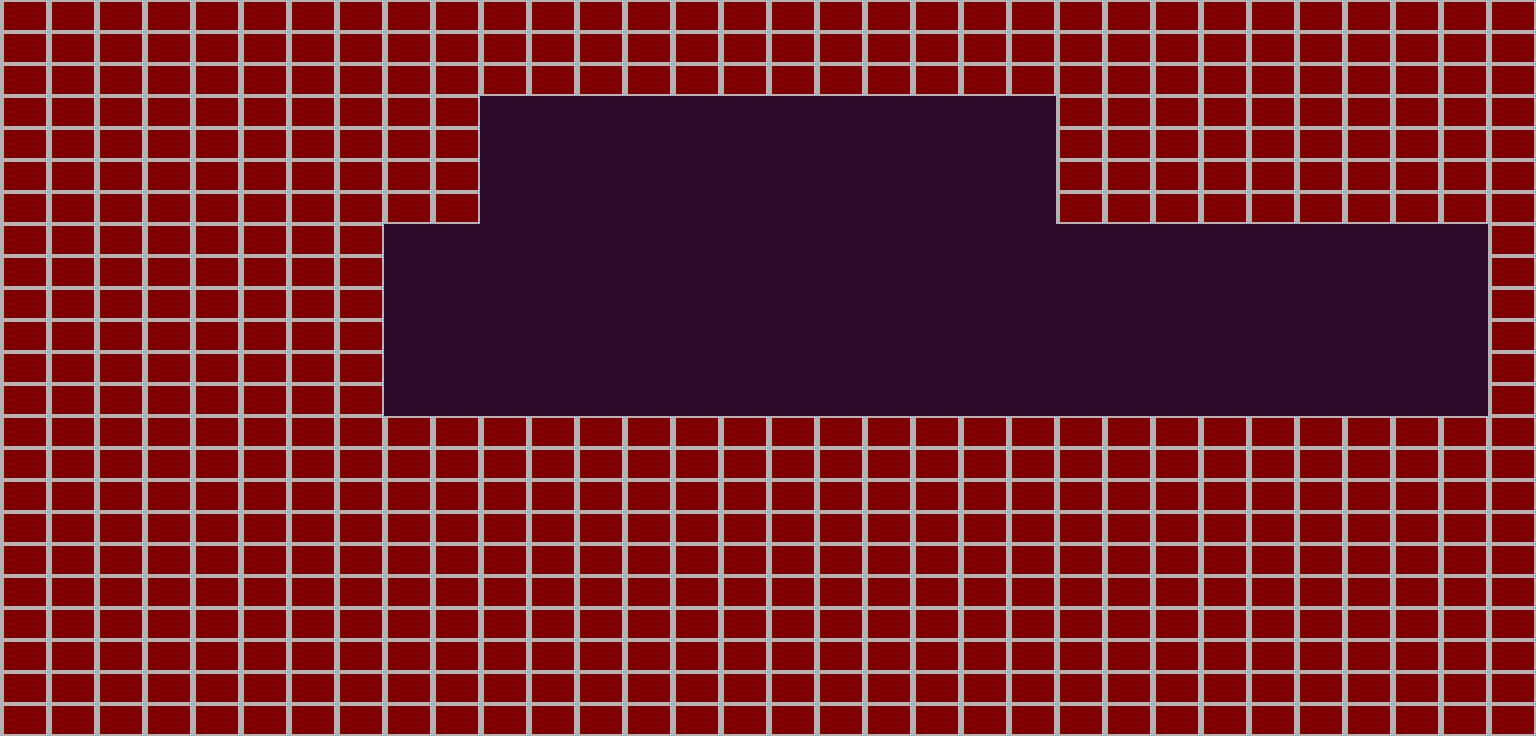

A level layout from a 2D game, rendered from its tile map. Below: a short description, then the map file with its tile-grid data intact:
An orthogonal 32x23 tile map with 48x32 px tiles, 3 tile layers (background, ladders, platforms) and 8 objects (4x CheckPoint, 2x Tree, LevelStartCamera, Tutorial).

<map version="1.0" orientation="orthogonal" width="32" height="23" tilewidth="48" tileheight="32" backgroundcolor="#2e0b2b">
 <properties>
  <property name="LevelType" value="NoMachine" />
  <property name="Lighting" value="Dusk" />
  <property name="Title" value="Mission Briefing" />
 </properties>
 <tileset firstgid="1" name="level_tiles" tilewidth="48" tileheight="32">
  <image source="level_tiles_2.png" width="192" height="128" />
 </tileset>
 <layer name="background" width="32" height="23">
  <data encoding="csv">
0,0,0,0,0,0,0,0,0,0,0,0,0,0,0,0,0,0,0,0,0,0,0,0,0,0,0,0,0,0,0,0,
0,0,0,0,0,0,0,0,0,0,0,0,0,0,0,0,0,0,0,0,0,0,0,0,0,0,0,0,0,0,0,0,
0,0,0,0,0,0,0,0,0,0,0,0,0,0,0,0,0,0,0,0,0,0,0,0,0,0,0,0,0,0,0,0,
0,0,0,0,0,0,0,0,0,0,0,0,0,0,0,0,0,0,0,0,0,0,0,0,0,0,0,0,0,0,0,0,
0,0,0,0,0,0,0,0,0,0,0,0,0,0,0,0,0,0,0,0,0,0,0,0,0,0,0,0,0,0,0,0,
0,0,0,0,0,0,0,0,0,0,0,0,0,0,0,0,0,0,0,0,0,0,0,0,0,0,0,0,0,0,0,0,
0,0,0,0,0,0,0,0,0,0,0,0,0,0,0,0,0,0,0,0,0,0,0,0,0,0,0,0,0,0,0,0,
0,0,0,0,0,0,0,0,0,0,0,0,0,0,0,0,0,0,0,0,0,0,0,0,0,0,0,0,0,0,0,0,
0,0,0,0,0,0,0,0,0,0,0,0,0,0,0,0,0,0,0,0,0,0,0,0,0,0,0,0,0,0,0,0,
0,0,0,0,0,0,0,0,0,0,0,0,0,0,0,0,0,0,0,0,0,0,0,0,0,0,0,0,0,0,0,0,
0,0,0,0,0,0,0,0,0,0,0,0,0,0,0,0,0,0,0,0,0,0,0,0,0,0,0,0,0,0,0,0,
0,0,0,0,0,0,0,0,0,0,0,0,0,0,0,0,0,0,0,0,0,0,0,0,0,0,0,0,0,0,0,0,
0,0,0,0,0,0,0,0,0,0,0,0,0,0,0,0,0,0,0,0,0,0,0,0,0,0,0,0,0,0,0,0,
0,0,0,0,0,0,0,0,0,0,0,0,0,0,0,0,0,0,0,0,0,0,0,0,0,0,0,0,0,0,0,0,
0,0,0,0,0,0,0,0,0,0,0,0,0,0,0,0,0,0,0,0,0,0,0,0,0,0,0,0,0,0,0,0,
0,0,0,0,0,0,0,0,0,0,0,0,0,0,0,0,0,0,0,0,0,0,0,0,0,0,0,0,0,0,0,0,
0,0,0,0,0,0,0,0,0,0,0,0,0,0,0,0,0,0,0,0,0,0,0,0,0,0,0,0,0,0,0,0,
0,0,0,0,0,0,0,0,0,0,0,0,0,0,0,0,0,0,0,0,0,0,0,0,0,0,0,0,0,0,0,0,
0,0,0,0,0,0,0,0,0,0,0,0,0,0,0,0,0,0,0,0,0,0,0,0,0,0,0,0,0,0,0,0,
0,0,0,0,0,0,0,0,0,0,0,0,0,0,0,0,0,0,0,0,0,0,0,0,0,0,0,0,0,0,0,0,
0,0,0,0,0,0,0,0,0,0,0,0,0,0,0,0,0,0,0,0,0,0,0,0,0,0,0,0,0,0,0,0,
0,0,0,0,0,0,0,0,0,0,0,0,0,0,0,0,0,0,0,0,0,0,0,0,0,0,0,0,0,0,0,0,
0,0,0,0,0,0,0,0,0,0,0,0,0,0,0,0,0,0,0,0,0,0,0,0,0,0,0,0,0,0,0,0
</data>
 </layer>
 <layer name="ladders" width="32" height="23">
  <data encoding="csv">
0,0,0,0,0,0,0,0,0,0,0,0,0,0,0,0,0,0,0,0,0,0,0,0,0,0,0,0,0,0,0,0,
0,0,0,0,0,0,0,0,0,0,0,0,0,0,0,0,0,0,0,0,0,0,0,0,0,0,0,0,0,0,0,0,
0,0,0,0,0,0,0,0,0,0,0,0,0,0,0,0,0,0,0,0,0,0,0,0,0,0,0,0,0,0,0,0,
0,0,0,0,0,0,0,0,0,0,0,0,0,0,0,0,0,0,0,0,0,0,0,0,0,0,0,0,0,0,0,0,
0,0,0,0,0,0,0,0,0,0,0,0,0,0,0,0,0,0,0,0,0,0,0,0,0,0,0,0,0,0,0,0,
0,0,0,0,0,0,0,0,0,0,0,0,0,0,0,0,0,0,0,0,0,0,0,0,0,0,0,0,0,0,0,0,
0,0,0,0,0,0,0,0,0,0,0,0,0,0,0,0,0,0,0,0,0,0,0,0,0,0,0,0,0,0,0,0,
0,0,0,0,0,0,0,0,0,0,0,0,0,0,0,0,0,0,0,0,0,0,0,0,0,0,0,0,0,0,0,0,
0,0,0,0,0,0,0,0,0,0,0,0,0,0,0,0,0,0,0,0,0,0,0,0,0,0,0,0,0,0,0,0,
0,0,0,0,0,0,0,0,0,0,0,0,0,0,0,0,0,0,0,0,0,0,0,0,0,0,0,0,0,0,0,0,
0,0,0,0,0,0,0,0,0,0,0,0,0,0,0,0,0,0,0,0,0,0,0,0,0,0,0,0,0,0,0,0,
0,0,0,0,0,0,0,0,0,0,0,0,0,0,0,0,0,0,0,0,0,0,0,0,0,0,0,0,0,0,0,0,
0,0,0,0,0,0,0,0,0,0,0,0,0,0,0,0,0,0,0,0,0,0,0,0,0,0,0,0,0,0,0,0,
0,0,0,0,0,0,0,0,0,0,0,0,0,0,0,0,0,0,0,0,0,0,0,0,0,0,0,0,0,0,0,0,
0,0,0,0,0,0,0,0,0,0,0,0,0,0,0,0,0,0,0,0,0,0,0,0,0,0,0,0,0,0,0,0,
0,0,0,0,0,0,0,0,0,0,0,0,0,0,0,0,0,0,0,0,0,0,0,0,0,0,0,0,0,0,0,0,
0,0,0,0,0,0,0,0,0,0,0,0,0,0,0,0,0,0,0,0,0,0,0,0,0,0,0,0,0,0,0,0,
0,0,0,0,0,0,0,0,0,0,0,0,0,0,0,0,0,0,0,0,0,0,0,0,0,0,0,0,0,0,0,0,
0,0,0,0,0,0,0,0,0,0,0,0,0,0,0,0,0,0,0,0,0,0,0,0,0,0,0,0,0,0,0,0,
0,0,0,0,0,0,0,0,0,0,0,0,0,0,0,0,0,0,0,0,0,0,0,0,0,0,0,0,0,0,0,0,
0,0,0,0,0,0,0,0,0,0,0,0,0,0,0,0,0,0,0,0,0,0,0,0,0,0,0,0,0,0,0,0,
0,0,0,0,0,0,0,0,0,0,0,0,0,0,0,0,0,0,0,0,0,0,0,0,0,0,0,0,0,0,0,0,
0,0,0,0,0,0,0,0,0,0,0,0,0,0,0,0,0,0,0,0,0,0,0,0,0,0,0,0,0,0,0,0
</data>
 </layer>
 <layer name="platforms" width="32" height="23">
  <data encoding="csv">
1,1,1,1,1,1,1,1,1,1,1,1,1,1,1,1,1,1,1,1,1,1,1,1,1,1,1,1,1,1,1,1,
1,1,1,1,1,1,1,1,1,1,1,1,1,1,1,1,1,1,1,1,1,1,1,1,1,1,1,1,1,1,1,1,
1,1,1,1,1,1,1,1,1,1,1,1,1,1,1,1,1,1,1,1,1,1,1,1,1,1,1,1,1,1,1,1,
1,1,1,1,1,1,1,1,1,1,0,0,0,0,0,0,0,0,0,0,0,0,1,1,1,1,1,1,1,1,1,1,
1,1,1,1,1,1,1,1,1,1,0,0,0,0,0,0,0,0,0,0,0,0,1,1,1,1,1,1,1,1,1,1,
1,1,1,1,1,1,1,1,1,1,0,0,0,0,0,0,0,0,0,0,0,0,1,1,1,1,1,1,1,1,1,1,
1,1,1,1,1,1,1,1,1,1,0,0,0,0,0,0,0,0,0,0,0,0,1,1,1,1,1,1,1,1,1,1,
1,1,1,1,1,1,1,1,0,0,0,0,0,0,0,0,0,0,0,0,0,0,0,0,0,0,0,0,0,0,0,1,
1,1,1,1,1,1,1,1,0,0,0,0,0,0,0,0,0,0,0,0,0,0,0,0,0,0,0,0,0,0,0,1,
1,1,1,1,1,1,1,1,0,0,0,0,0,0,0,0,0,0,0,0,0,0,0,0,0,0,0,0,0,0,0,1,
1,1,1,1,1,1,1,1,0,0,0,0,0,0,0,0,0,0,0,0,0,0,0,0,0,0,0,0,0,0,0,1,
1,1,1,1,1,1,1,1,0,0,0,0,0,0,0,0,0,0,0,0,0,0,0,0,0,0,0,0,0,0,0,1,
1,1,1,1,1,1,1,1,0,0,0,0,0,0,0,0,0,0,0,0,0,0,0,0,0,0,0,0,0,0,0,1,
1,1,1,1,1,1,1,1,1,1,1,1,1,1,1,1,1,1,1,1,1,1,1,1,1,1,1,1,1,1,1,1,
1,1,1,1,1,1,1,1,1,1,1,1,1,1,1,1,1,1,1,1,1,1,1,1,1,1,1,1,1,1,1,1,
1,1,1,1,1,1,1,1,1,1,1,1,1,1,1,1,1,1,1,1,1,1,1,1,1,1,1,1,1,1,1,1,
1,1,1,1,1,1,1,1,1,1,1,1,1,1,1,1,1,1,1,1,1,1,1,1,1,1,1,1,1,1,1,1,
1,1,1,1,1,1,1,1,1,1,1,1,1,1,1,1,1,1,1,1,1,1,1,1,1,1,1,1,1,1,1,1,
1,1,1,1,1,1,1,1,1,1,1,1,1,1,1,1,1,1,1,1,1,1,1,1,1,1,1,1,1,1,1,1,
1,1,1,1,1,1,1,1,1,1,1,1,1,1,1,1,1,1,1,1,1,1,1,1,1,1,1,1,1,1,1,1,
1,1,1,1,1,1,1,1,1,1,1,1,1,1,1,1,1,1,1,1,1,1,1,1,1,1,1,1,1,1,1,1,
1,1,1,1,1,1,1,1,1,1,1,1,1,1,1,1,1,1,1,1,1,1,1,1,1,1,1,1,1,1,1,1,
1,1,1,1,1,1,1,1,1,1,1,1,1,1,1,1,1,1,1,1,1,1,1,1,1,1,1,1,1,1,1,1
</data>
 </layer>
 <objectgroup name="objects" width="32" height="23">
  <object name="CheckPoint1" type="CheckPoint" x="528" y="384" width="48" height="32" />
  <object name="EndLevel" type="CheckPoint" x="1344" y="384" width="48" height="32">
   <properties>
    <property name="State" value="499" />
   </properties>
  </object>
  <object name="LevelStartCamera" type="LevelStartCamera" x="960" y="256" width="48" height="32" />
  <object name="Tutorial" type="Tutorial" x="1008" y="384" width="48" height="32">
   <properties>
    <property name="Line1" value="Clone Ship 2716...do you copy?" />
    <property name="Line10" value="Over and out." />
    <property name="Line2" value="Well done on the Ice Planet. The House of the Blue" />
    <property name="Line3" value="Nebula sends your crew their thanks. But the mission is" />
    <property name="Line4" value="not over yet. Please proceed to quadrant 7 of Sector 17." />
    <property name="Line5" value="There you will find a fiery red planet and more of our" />
    <property name="Line6" value="sisters marooned. Expect hostile alien contact...so be prepared." />
    <property name="Line7" value="BREAK" />
    <property name="Line8" value="We have sent re-inforcements for this next mission. Your clone" />
    <property name="Line9" value="crew should be back to full capacity at 99. Good luck." />
    <property name="Special" value="99" />
   </properties>
  </object>
  <object name="EndLevel" type="CheckPoint" x="1344" y="320" width="48" height="32">
   <properties>
    <property name="State" value="499" />
   </properties>
  </object>
  <object name="EndLevel" type="CheckPoint" x="1344" y="256" width="48" height="32">
   <properties>
    <property name="State" value="499" />
   </properties>
  </object>
  <object name="Tree" type="Tree" x="720" y="96" width="48" height="32">
   <properties>
    <property name="Base" value="LightBulb" />
    <property name="Light" value="Alarm" />
    <property name="LightRange" value="0.75" />
    <property name="startDir" value="-1" />
   </properties>
  </object>
  <object name="Tree" type="Tree" x="1248" y="384" width="48" height="32">
   <properties>
    <property name="Base" value="ArrowRight" />
    <property name="Light" value="WhiteGoo" />
    <property name="Order" value="Back" />
   </properties>
  </object>
 </objectgroup>
</map>
